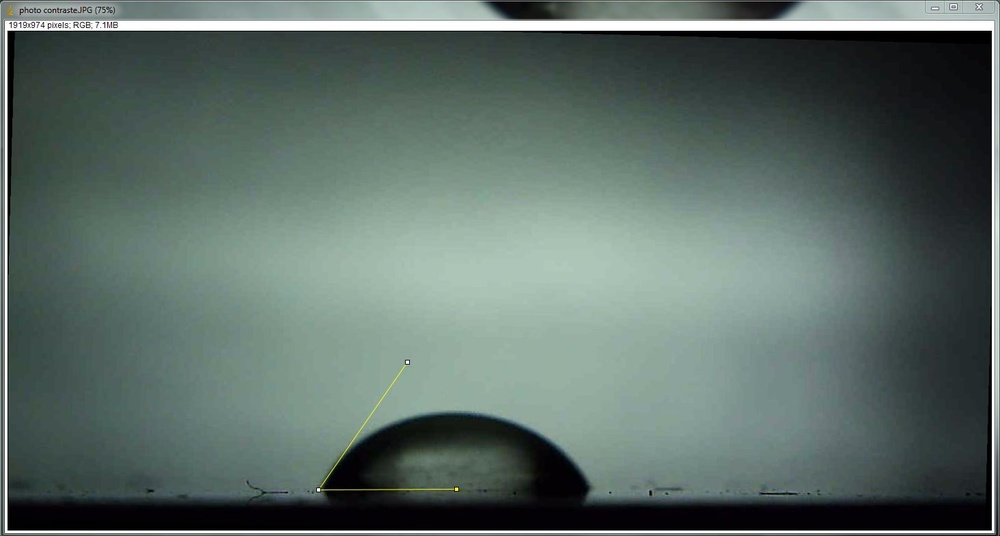
#> input picture Capture.JPG, 1000 x 536 px, shrunk from 1464 x 785 before the run, found by its file name
$ python bezier_semi_auto.py
#> lines starting #> are read from the running program, lines starting #| are printed output that depends on the picture
import cv2
import numpy as np
import matplotlib.pyplot as plt
from scipy.ndimage import gaussian_filter
from skimage import feature
from scipy.interpolate import splprep, splev

def preprocess_image(image_path):
    img = cv2.imread(image_path, cv2.IMREAD_GRAYSCALE)
    img_smooth = gaussian_filter(img, sigma=2)
    return img, img_smooth

def detect_edges(img_smooth):
    edges = feature.canny(img_smooth, sigma=3)
    return edges

def fit_spline(edges):

    y, x = np.nonzero(edges)


    points = np.column_stack((x, y))
    center = np.mean(points, axis=0)
    angles = np.arctan2(points[:,1] - center[1], points[:,0] - center[0])
    sorted_indices = np.argsort(angles)
    sorted_points = points[sorted_indices]


    tck, u = splprep([sorted_points[:,0], sorted_points[:,1]], s=0, per=1)


    spline_points = splev(np.linspace(0, 1, 1000), tck)

    return spline_points

def visualize_results(original, edges, spline_points):
    fig, (ax1, ax2, ax3) = plt.subplots(1, 3, figsize=(30, 10))


    ax1.imshow(original, cmap='gray')
    ax1.set_title('Original Image')
    ax1.axis('off')


    ax2.imshow(edges, cmap='gray')
    ax2.set_title('Edge Detection Result')
    ax2.axis('off')


    ax3.imshow(original, cmap='gray')
    ax3.plot(spline_points[0], spline_points[1], 'r-', linewidth=2)
    ax3.set_title('Spline Fit Result')
    ax3.axis('off')

    plt.tight_layout()
    plt.show()

def main_analysis(image_path):

    original, img_smooth = preprocess_image(image_path)
#> in preprocess_image, `img_smooth = gaussian_filter(img, sigma=2)`:
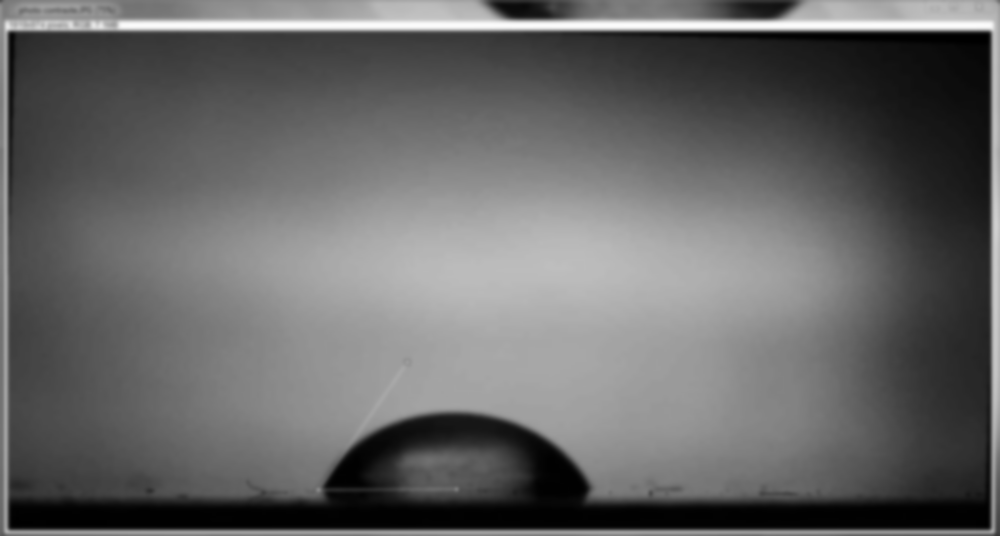
#> img_smooth: shape (536, 1000); min 0, max 252, mean 102.4


    edges = detect_edges(img_smooth)
#> in detect_edges, `edges = feature.canny(img_smooth, sigma=3)`:
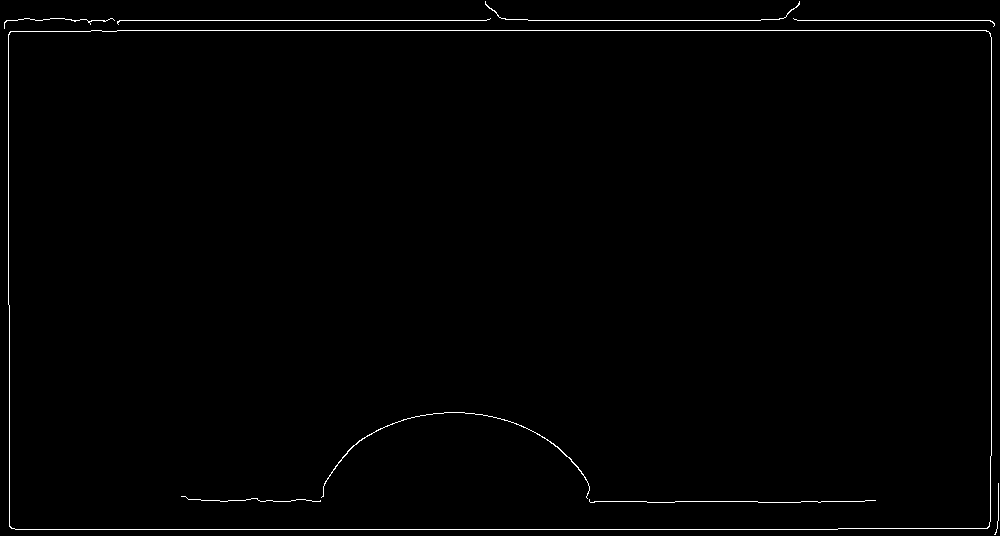
#> edges: shape (536, 1000) bool; 0.91% white in thin lines or dots


    spline_points = fit_spline(edges)
#> in fit_spline, `y, x = np.nonzero(edges)`: y = 4894 values from 1 to 534; x = 4894 values, max 998 at index 3308, min 4 at index 1038, mean 507.7
#> in fit_spline, `points = np.column_stack((x, y))`: points = 4894 pairs, first value 4 to 998, second value 1 to 534
#> in fit_spline, `center = np.mean(points, axis=0)`: center = [507.7, 258]
#> in fit_spline, `angles = np.arctan2(points[:,1] - center[1], points[:,0] - center[0])`: angles = 4894 values, max 3.14 at index 2498, min -3.14 at index 2496, mean -0.0483
#> in fit_spline, `sorted_indices = np.argsort(angles)`: sorted_indices = 4894 values, max 4893 at index 2824, min 0 at index 1214, mean 2446.5
#> in fit_spline, `sorted_points = points[sorted_indices]`: sorted_points has the same summary as points
#> in fit_spline, `tck, u = splprep([sorted_points[:,0], sorted_points[:,1]], s=0, per=1)`: tck = 3 items; u = 4894 values from 0 to 1
#> in fit_spline, `spline_points = splev(np.linspace(0, 1, 1000), tck)`: spline_points = 2 items
#> spline_points = 2 items


    visualize_results(original, edges, spline_points)
#> in visualize_results, `plt.show()`:
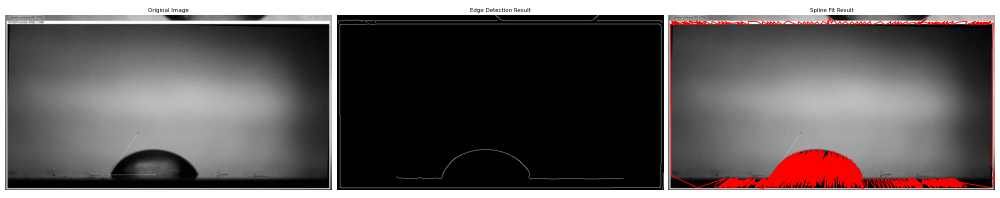
#> figure drawn by matplotlib, 3 panels

    return edges, spline_points


image_path = r"C:\Users\Yassine\Downloads\Capture.JPG"
edge_result, spline_result = main_analysis(image_path)
#> spline_result = 2 items
